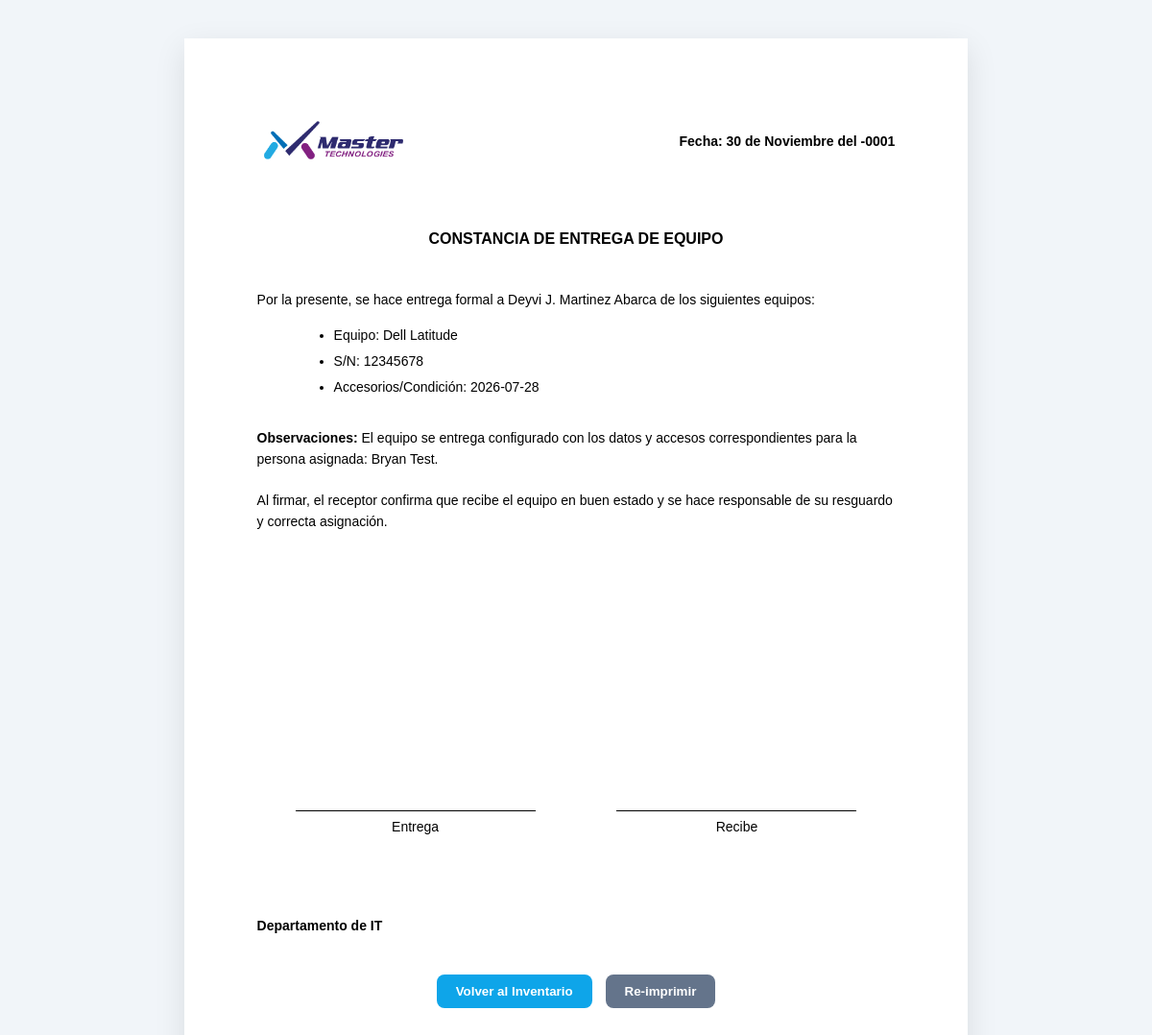
The app's page /modules/equipos/imprimir_asignacion.php?id=1 (signed in) with its own data.
### tables this page shows
CREATE TABLE IF NOT EXISTS `asignaciones` (
    `id` INT AUTO_INCREMENT PRIMARY KEY,
    `equipo_id` INT NOT NULL,
    `empleado_id` INT NOT NULL,
    `fecha_entrega` DATE NOT NULL,
    `fecha_devolucion` DATE NULL,
    `condicion_entrega` VARCHAR(255),
    `condicion_devolucion` VARCHAR(255) NULL,
    `entregado_a` VARCHAR(150),
    `devuelto_por` VARCHAR(100),
    `asignado_por` VARCHAR(150) NULL,
    `recibido_por` VARCHAR(150) NULL,
    CONSTRAINT `fk_asignacion_equipo` FOREIGN KEY (`equipo_id`) REFERENCES `equipos`(`id`) ON DELETE CASCADE,
    CONSTRAINT `fk_asignacion_empleado` FOREIGN KEY (`empleado_id`) REFERENCES `empleados`(`id`) ON DELETE CASCADE,
    INDEX `idx_equipo` (`equipo_id`),
    INDEX `idx_empleado` (`empleado_id`)
);

CREATE TABLE IF NOT EXISTS `equipos` (
    `id` INT AUTO_INCREMENT PRIMARY KEY,
    `sucursal_id` INT NOT NULL,
    `tipo` ENUM('Laptop', 'Desktop', 'Servidor', 'Maquina Virtual', 'Switch', 'Firewall', 'AP', 'Impresora', 'Celular', 'Control de acceso', 'Otro') NOT NULL,
    `marca` VARCHAR(50),
    `modelo` VARCHAR(100),
    `service_tag_sn` VARCHAR(100) UNIQUE,
    `ip_direccion` VARCHAR(50),
    `procesador` VARCHAR(150),
    `disco` VARCHAR(100),
    `ram` VARCHAR(50),
    `estado` ENUM('Disponible', 'Asignado', 'Mantenimiento', 'De Baja') DEFAULT 'Disponible',
    `notas` TEXT,
    `proveedor_origen` VARCHAR(150),
    `registrado_por` VARCHAR(150) NULL,
    CONSTRAINT `fk_equipo_sucursal` FOREIGN KEY (`sucursal_id`) REFERENCES `sucursales`(`id`) ON DELETE RESTRICT,
    INDEX `idx_sucursal_equipo` (`sucursal_id`),
    INDEX `idx_estado_equipo` (`estado`)
);

CREATE TABLE IF NOT EXISTS `empleados` (
    `id` INT AUTO_INCREMENT PRIMARY KEY,
    `sucursal_id` INT NOT NULL,
    `nombre` VARCHAR(100) NOT NULL,
    `cargo` VARCHAR(100),
    `departamento` VARCHAR(100),
    `estado` ENUM('Activo', 'Inactivo') DEFAULT 'Activo',
    CONSTRAINT `fk_empleado_sucursal` FOREIGN KEY (`sucursal_id`) REFERENCES `sucursales`(`id`) ON DELETE RESTRICT,
    INDEX `idx_sucursal` (`sucursal_id`)
);

### modules/equipos/imprimir_asignacion.php (the view, shortened to what this page needs)
<?php
$id = (int)$_GET['id'];
$db = Database::getConexion();
$stmt = $db->prepare("
    SELECT
        a.fecha_entrega,
        a.condicion_entrega,
        a.entregado_a,
        e.tipo,
        e.marca,
        e.modelo,
        e.service_tag_sn,
        emp.nombre AS empleado_nombre
    FROM asignaciones a
    JOIN equipos e ON a.equipo_id = e.id
    JOIN empleados emp ON a.empleado_id = emp.id
    WHERE a.id = ?
");
$stmt->execute([$id]);
$asig = $stmt->fetch();
$meses = ["Enero", "Febrero", "Marzo", "Abril", "Mayo", "Junio", "Julio", "Agosto", "Septiembre", "Octubre", "Noviembre", "Diciembre"];
$fecha_unix = strtotime($asig['fecha_entrega']);
$dia = date('d', $fecha_unix);
$mes = $meses[date('n', $fecha_unix) - 1];
$anio = date('Y', $fecha_unix);
$fecha_formateada = "{$dia} de {$mes} del {$anio}";
?>
<!DOCTYPE html>
<html lang="es">
<head>
</head>
<body onload="window.print()">
<div class="page-container">
    <div class="header">
        <div class="logo">
            <img src="../../assets/images/logo_master.png" alt="Master Technologies">
        </div>
        <div class="fecha">
            Fecha: <?= $fecha_formateada ?>
        </div>
    </div>
    <div class="title">
        CONSTANCIA DE ENTREGA DE EQUIPO
    </div>
    <div class="content">
        <?php $receptor_fisico = !empty($asig['entregado_a']) ? $asig['entregado_a'] : $asig['empleado_nombre']; ?>
        <p>Por la presente, se hace entrega formal a <?= htmlspecialchars($receptor_fisico) ?> de los siguientes equipos:</p>
        <ul class="equipment-list">
            <li>Equipo: <?= htmlspecialchars($asig['marca'] . ' ' . $asig['modelo']) ?></li>
            <li>S/N: <?= htmlspecialchars($asig['service_tag_sn']) ?></li>
            <li>Accesorios/Condición: <?= htmlspecialchars($asig['condicion_entrega']) ?></li>
        </ul>
        <div class="observations">
            <strong>Observaciones:</strong> El equipo se entrega configurado con los datos y accesos correspondientes para la persona asignada: <?= htmlspecialchars($asig['empleado_nombre']) ?>.
        </div>
        <p>Al firmar, el receptor confirma que recibe el equipo en buen estado y se hace responsable de su resguardo y correcta asignación.</p>
        <div class="signatures">
            <div class="signature-box">
                <div class="signature-line"></div>
                Entrega
            </div>
            <div class="signature-box">
                <div class="signature-line"></div>
                Recibe
            </div>
        </div>
        <div class="footer">
            Departamento de IT
        </div>
        <div class="no-print" style="margin-top: 40px; text-align: center;">
            <button onclick="window.location.href='index.php'" style="padding: 10px 20px; background: #0ea5e9; color: white; border: none; border-radius: 8px; font-weight: bold; cursor: pointer;">
                Volver al Inventario
            </button>
            <button onclick="window.print()" style="padding: 10px 20px; background: #64748b; color: white; border: none; border-radius: 8px; font-weight: bold; cursor: pointer; margin-left: 10px;">
                Re-imprimir
            </button>
        </div>
    </div>
</div>
</body>
</html>

### modules/equipos/imprimir_asignacion.php (style rules this page uses)
body { font-family: Arial, sans-serif; color: #000; margin: 0; font-size: 14px; line-height: 1.6; }
@media screen { body { background-color: #f1f5f9; padding: 40px 20px; display: flex; justify-content: center; } }
@media screen { .page-container { background: #ffffff; width: 21.59cm; min-height: 27.94cm; padding: 2cm; box-shadow: 0 10px 30px rgba(0,0,0,0.1); box-sizing: border-box; position: relative; } }
.header { display: flex; justify-content: space-between; align-items: flex-start; margin-bottom: 60px; }
.logo { display: flex; align-items: center; }
.logo img { max-height: 60px; }
.fecha { font-weight: bold; margin-top: 20px; }
.title { text-align: center; font-weight: bold; font-size: 16px; margin-bottom: 40px; }
.content { margin-bottom: 40px; }
.equipment-list { list-style-type: disc; margin-left: 40px; margin-bottom: 30px; }
.equipment-list li { margin-bottom: 5px; }
.observations { margin-bottom: 20px; }
.signatures { display: flex; justify-content: space-between; margin-top: 250px; padding: 0 40px; }
.signature-box { text-align: center; width: 250px; }
.signature-line { border-bottom: 1px solid #000; margin-bottom: 5px; height: 40px; }
.footer { margin-top: 80px; font-weight: bold; }

### records on screen
asignaciones: fecha_entrega "30 de Noviembre del -0001", entregado_a "Deyvi J. Martinez Abarca", equipo.modelo "Dell Latitude", equipo.service_tag_sn "12345678", condicion_entrega "2026-07-28", empleado.nombre "Bryan Test"
